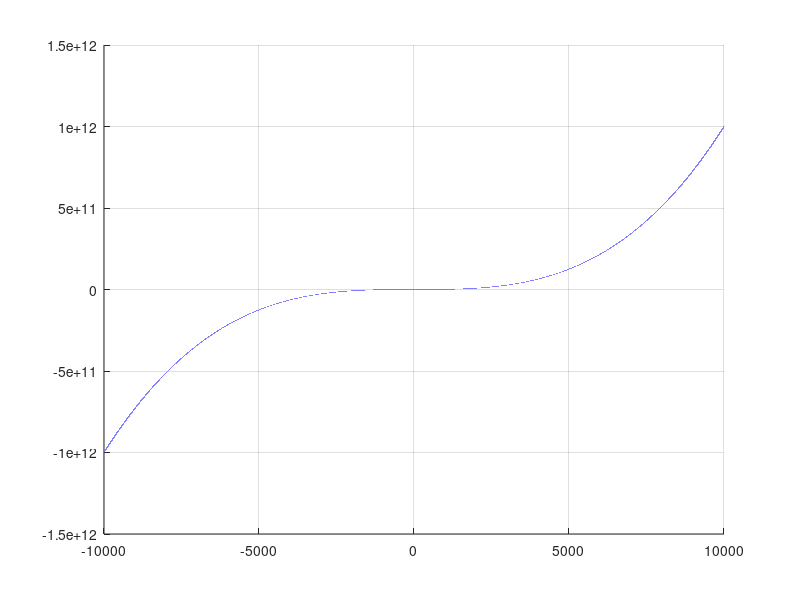
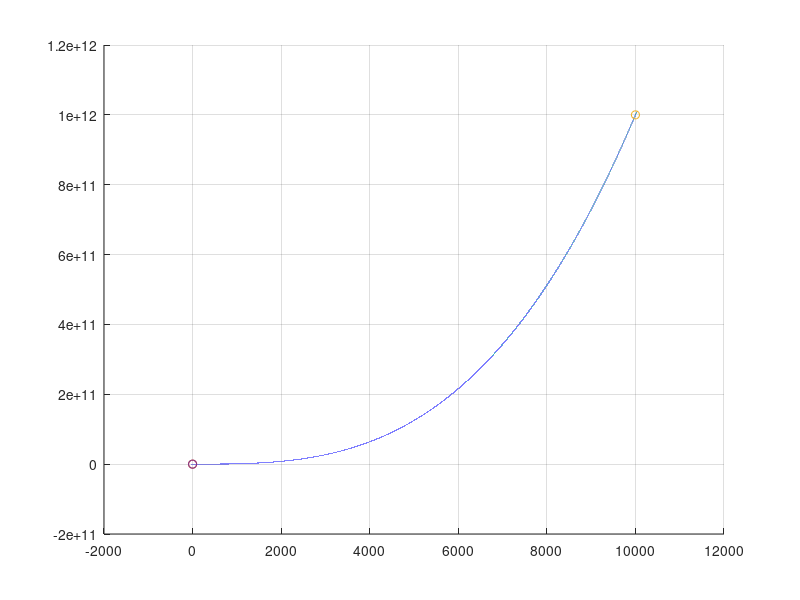
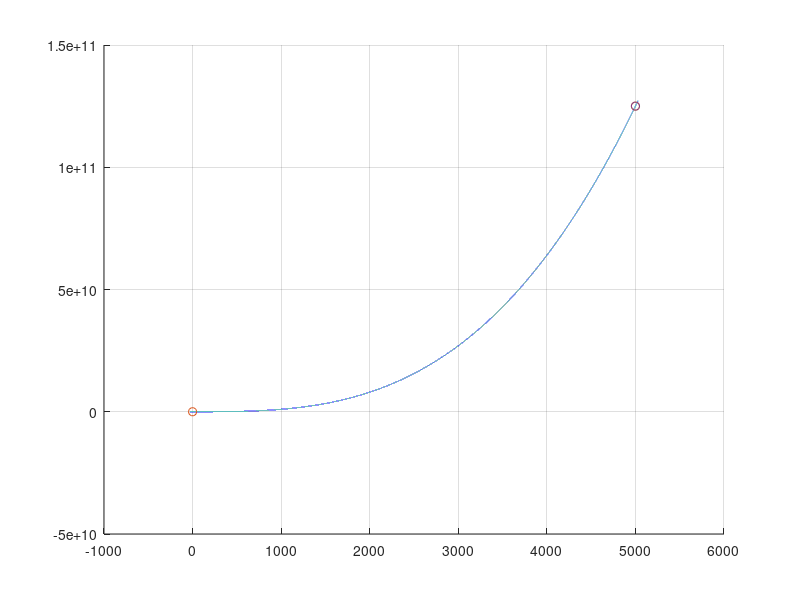
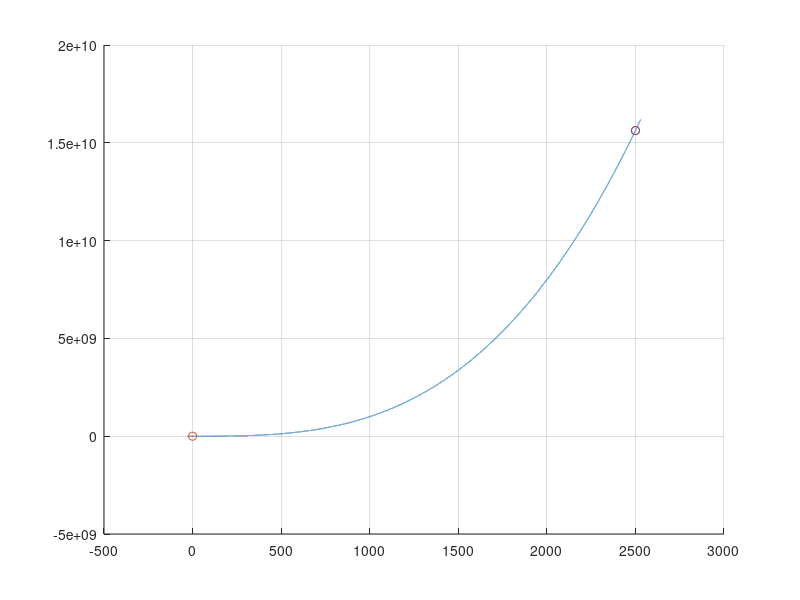

Write the MATLAB code that produced these figures, in order. (Note: this script raises an error after producing the figures.)
 %% Удаляет все переменные из текущей рабочей области, выпуская их от системной памяти
clear;
%% Закрывает текущую фигуру
close;
%% Очищает весь текст из Командного окна, приводящего к экрану clear
clc;



%% Найти корни уравнения x^3+15x-10=0 c точностью 0.01 методом деления
% отрезка пополам

%% Точность, с которой мы должны определить точку
%% eps - Относительная точность с плавающей точкой
eps = 0.01;

% Задаём функцию через переменную х
f = @(x) x.^3 + 10*x - 5;

% Переменная для шага отображения с -10000 до 10000
t = -10000:0.1:10000; % -100 до 100 с шагом 0,01

%% Построение графика

% Окно с названием "График для определения границ"
figure("Name", "График для определения границ");

% Построеник на одном графике различных объектов
hold on;

% Включить сетку на графике
grid on;

% Построить график по оси ОХ - t, по оси OY - функцию
plot(t, f(t));

% Границы исходя из графика выбираются на рандом
a = -10000;
b = 10000;

%% Цикл отрабатывает до тех пор, пока точность не уменьшится
while abs(b - a) > eps
    
% Делим отрезок пополам
ab = (b + a) / 2;

% Если результат половины находится на одной стороне с результатом
% функции границ, то заменить эту границу на середину

if f(ab) * f(a) > 0
a = ab;
else
b = ab;
end
% Изменение границ отрисовки графика (границы графика)    
    
    t = a-30:0.1:b+30;
    
% Построение графика c точками на границах и половине
figure("Name", "График c точками на границах и половине");
hold on;
grid on;
plot(t, f(t), a, f(a),'-o', b, f(b), '-o', ab, f(ab), '-o');
end

%% Вывод результата по оси Х и Y методом деления отрезка пополам
resultX = ab
resultY = f(ab)


% Проверка результата сторонней функцией matlab
proverkaResultX = fzero('x.^3 + 10*x - 5', [-10000 10000])
proverkaResultY = proverkaResultX^3 + 10 * proverkaResultX - 5